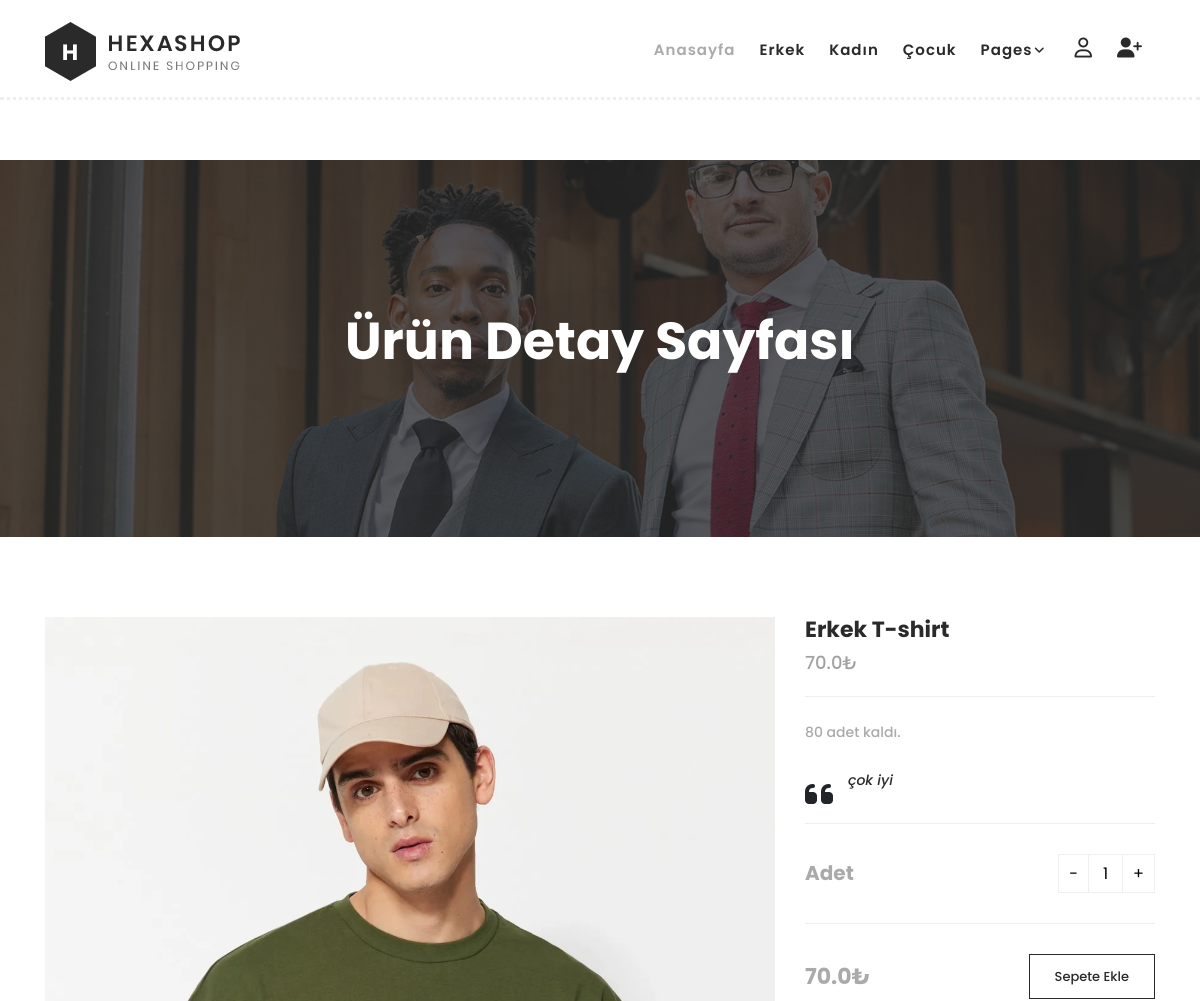
/urunler/5 (upper part), run on an earlier commit of the app's database.
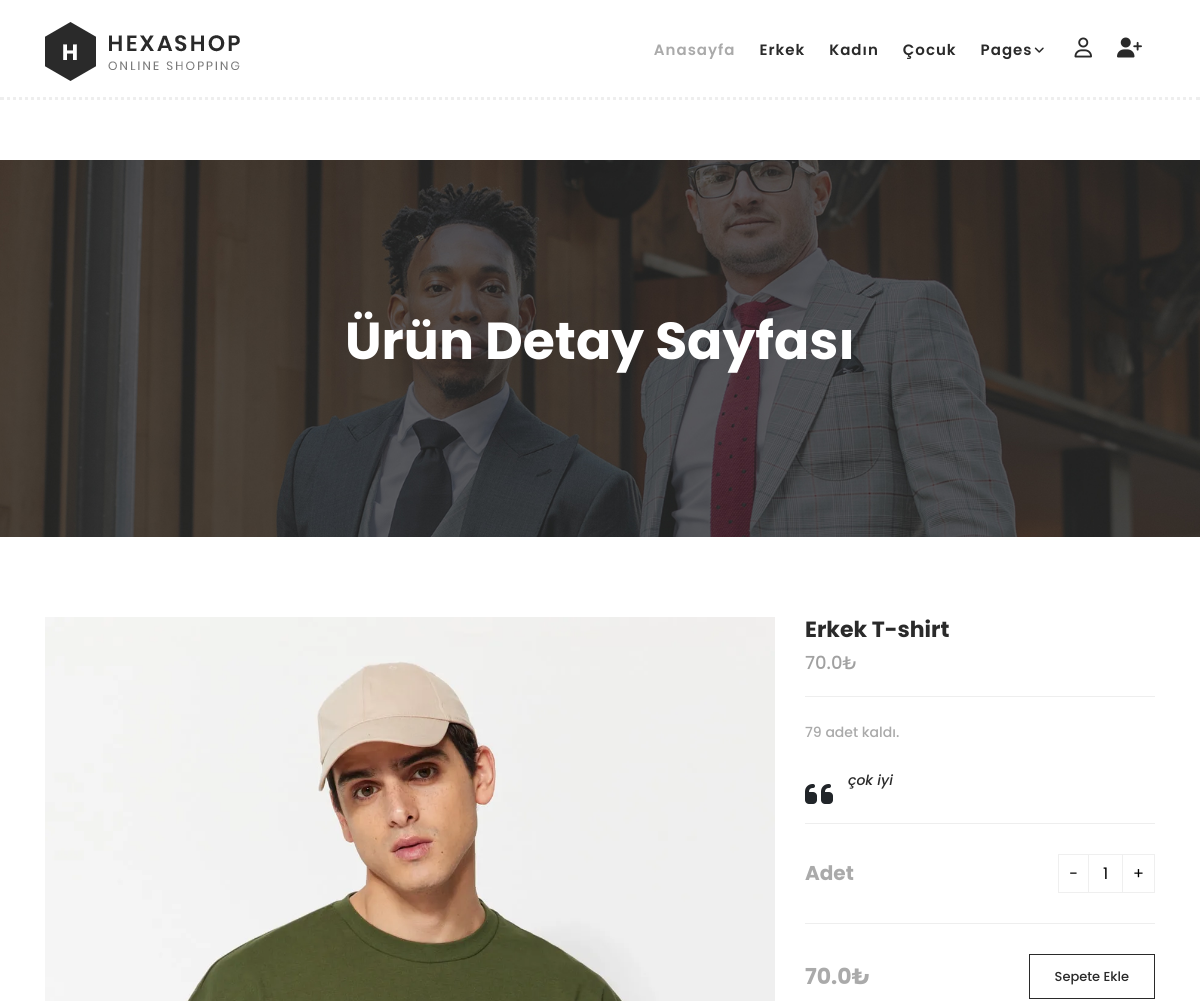
And on a later commit of the database.
### product/models.py (models this page shows, shortened)
class Product(models.Model):
    STATUS= (
        ('True', 'Evet'),
        ('False', 'Hayır'),
    )
    category = models.ForeignKey(Category,on_delete=models.CASCADE) # Category tablosuyla ilişki kurulması
    title = models.CharField(max_length=150)
    keyword = models.CharField(max_length=255)
    description = models.CharField(max_length=255)
    image = models.ImageField(blank=True, upload_to='images/')
    price = models.FloatField()
    amount = models.IntegerField()
    slug = models.SlugField(unique=True)
    detail = RichTextUploadingField()
    status = models.CharField(max_length=10, choices=STATUS)
    create_at = models.DateTimeField(auto_now_add=True)
    update_at = models.DateTimeField(auto_now=True)

### home/views.py (the view)
# urls.py: path("urunler/<int:id>", views.urun_detay, name="urun_detay"),
def urun_detay(request,id):
    urunler = Product.objects.get(pk=id)
    resimler = Images.objects.filter(product_id=id)
    comments = Comment.objects.filter(product_id=id,status='True')
    context = {"urunler":urunler,
               "resimler":resimler,
               "comments":comments,}
    return render(request, "home/urun_detay.html",context)

### home/templates/home/urun_detay.html (shortened to what this page needs)
{% extends 'home/homebase.html' %}
{% load static %}
{% block header %} {% include 'home/header.html' %} {% endblock %}
{% block content %}
     <div class="page-heading" id="top">
        <div class="container">
            <div class="row">
                <div class="col-lg-12">
                    <div class="inner-content">
                        <h2>Ürün Detay Sayfası</h2>
                    </div>
                </div>
            </div>
        </div>
    </div>
    <section class="section" id="product">
        <div class="container">
            <div class="row">
                <div class="col-lg-8">
                <div class="left-images">
                    <img src="{{urunler.image.url}}" alt="" >
                </div>
            </div>
            <div class="col-lg-4">
                <div class="right-content">
                    <h4>{{urunler.title}}</h4>
                    <span class="price">{{urunler.price}}₺</span>
                    <span>{{urunler.amount}} adet kaldı.</span>
                    <div class="quote">
                        <i class="fa fa-quote-left"></i><p>{{urunler.description}}</p>
                    </div>
                    <form action="/product/addtocard/{{urunler.id}}" method="post">
                        <div class="quantity-content">
                            <div class="left-content">
                                <h6>Adet</h6>
                            </div>
                        <div class="right-content">
                            <div class="quantity buttons_added">
                                <input type="button" value="-" class="minus"><input type="number" step="1" min="1" max="{{urunler.amount}}" name="quantity" value="1" title="Qty" class="input-text qty text" size="4" pattern="" inputmode=""><input type="button" value="+" class="plus">
                            </div>
                        </div>
                    </div>
                    <div class="total" >
                        <h4>{{urunler.price}}₺</h4>
                        <div class="main-border-button"><a href="/order/addtocard/{{urunler.id}}">Sepete Ekle</a></div>
                    </div>
                    </form>
                </div>
            </div>
            </div>
            </div>
    </section>
    <link rel="stylesheet" href="{% static 'home/css/comment.css' %}" />
{% endblock %}

What changed in the data, as far as the page shows it:
changed Product "Erkek T-shirt": amount "80" → "79"
